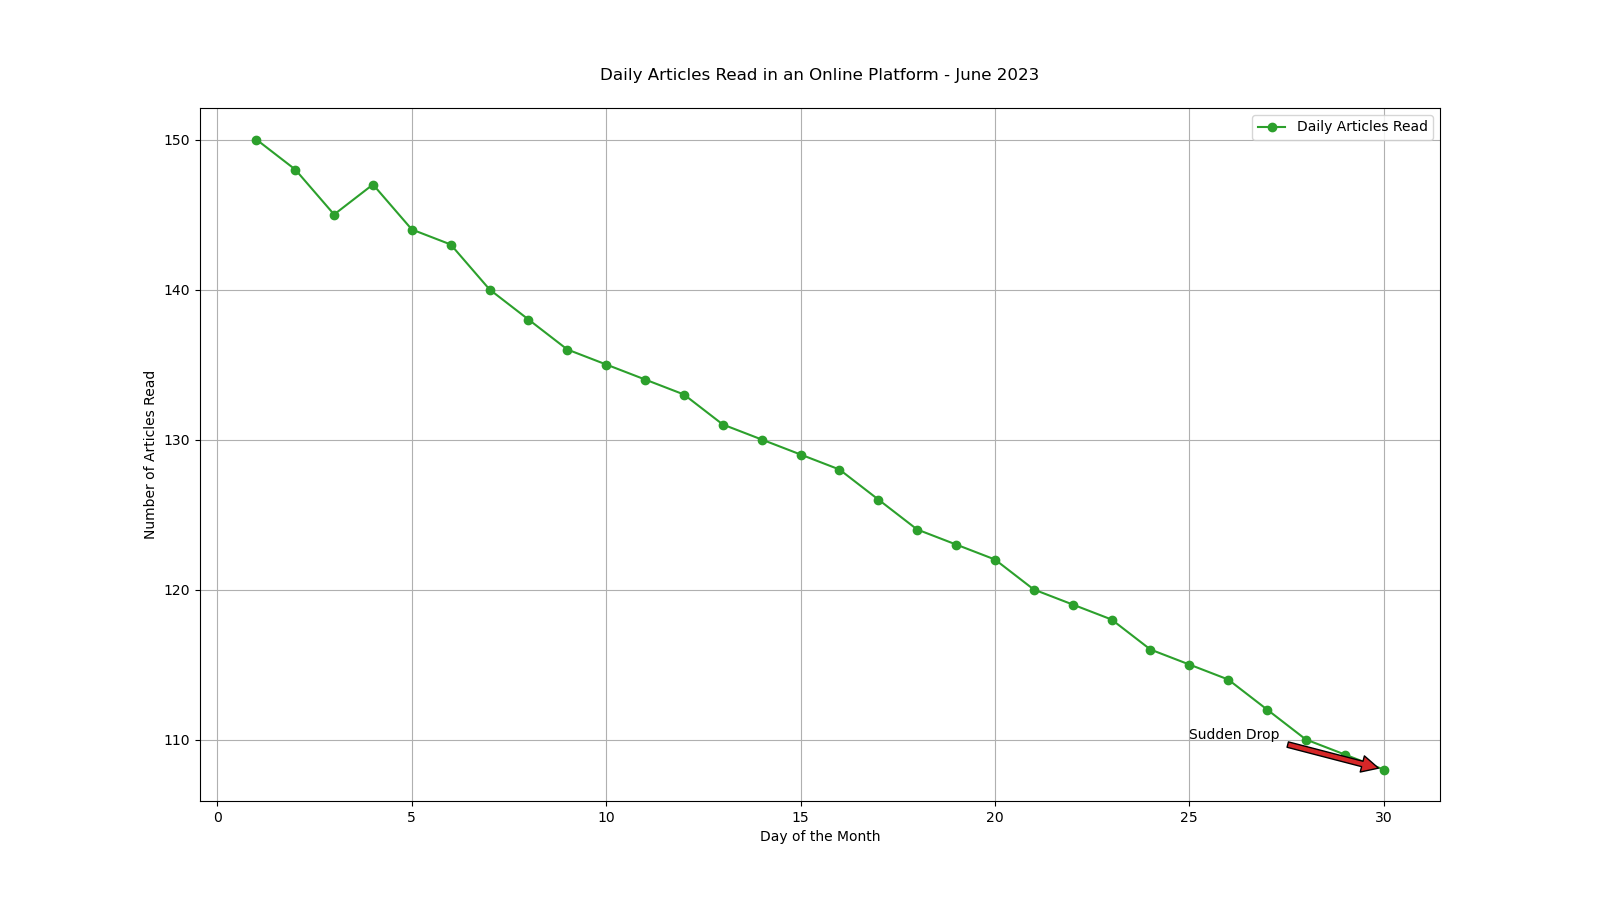

Here is the Python script that generated this plot:

import matplotlib.pyplot as plt

# Data points
days = [i for i in range(1, 31)]
number_of_articles_read = [150, 148, 145, 147, 144, 143, 140, 138, 136, 135, 134, 133, 131, 130, 129, 128, 126, 124, 123, 122, 120, 119, 118, 116, 115, 114, 112, 110, 109, 108]

# Creating the line chart
plt.figure(figsize=(16, 9))  # Change the width and height of the chart
plt.plot(days, number_of_articles_read, marker='o', color='#2ca02c', label='Daily Articles Read')  # Specific color code

# Annotation for a significant day
plt.annotate('Sudden Drop', xy=(30, 108), xytext=(25, 110),
             arrowprops=dict(facecolor='#d62728', shrink=0.05))

# Adding the x-axis label, y-axis label, title, legend, and grid
plt.xlabel('Day of the Month')
plt.ylabel('Number of Articles Read')
plt.title('Daily Articles Read in an Online Platform - June 2023', pad=20)
plt.legend(loc='upper right')
plt.grid(True)

# Display the chart
plt.show()
